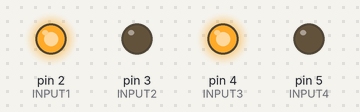
This sketch was run on a simulated Arduino Uno, built with avr-gcc and run on an emulated ATmega328P. On the bench: output pins drawn as LEDs (lit = HIGH).

Above: at 0.1 s.
Timing chart, 0 to 1.6 s (numbered marks = the images above):
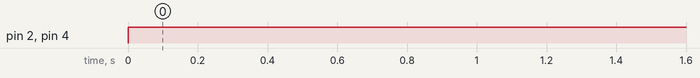

The sketch:

code_two_motors.ino
```cpp
//Code Goes here
// C++ code
//

//const int ENABLE = 5;
const int INPUT1 = 2;
const int INPUT2 = 3;
const int INPUT3 = 4;
const int INPUT4 = 5;
void setup()
{
  //pinMode(ENABLE,OUTPUT);
  pinMode(INPUT1,OUTPUT);
  pinMode(INPUT2,OUTPUT);
  pinMode(INPUT3,OUTPUT);
  pinMode(INPUT4,OUTPUT);
}

void loop()
{
    //digitalWrite(ENABLE,HIGH);
    digitalWrite(INPUT1, HIGH);
    digitalWrite(INPUT2, LOW);

    digitalWrite(INPUT3, HIGH);
    digitalWrite(INPUT4, LOW);
}
```

Measured:
- by itself, pin 2 (INPUT1), pin 4 (INPUT3): LOW → HIGH at 0.00 s
